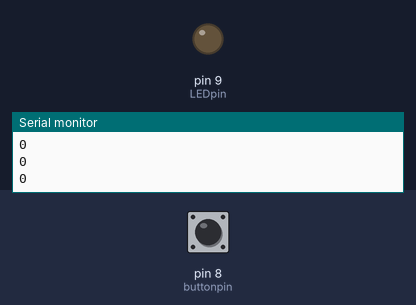
Bench run of a sketch on a simulated Arduino Uno, built with avr-gcc and run on an emulated ATmega328P. Parts: output pins drawn as LEDs (lit = HIGH), the last lines printed to the serial monitor. Inputs (shaded band) come from the test bench; at power-on: pin 8 (buttonpin) LOW.

Above: at 1.3 s.
1.4 s: pin 8 (buttonpin) pulled HIGH for 0.3 s
At 1.87 s:
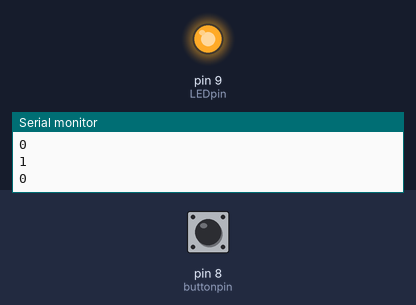
3.5 s: pin 8 (buttonpin) pulled HIGH for 3.2 s
At 7.5 s:
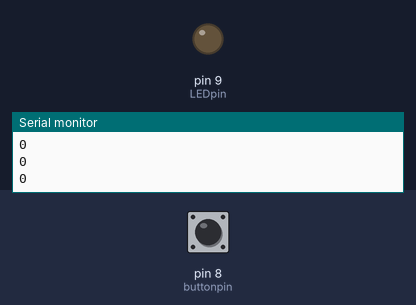
Timing chart, 0 to 9.0 s (numbered marks = the images above; inputs shaded):
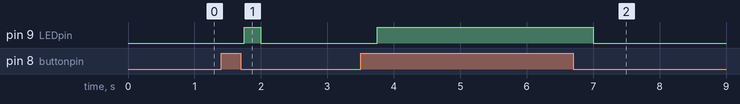

Measured:
- after the input at 1.4 s, pin 9 (LEDpin): LOW → HIGH after 0.35 s, → LOW 0.25 s later
- after the input at 3.5 s, pin 9 (LEDpin): LOW → HIGH after 0.25 s, → LOW 3.3 s later

The sketch:

pushbutton_ledblink.ino
```cpp
int LEDpin = 9;
int buttonpin = 8;
int buttonRead;
int dt = 250;

void setup() {
  Serial.begin(9600);
  pinMode(LEDpin, OUTPUT);
  pinMode(buttonpin, INPUT);
  // put your setup code here, to run once:

}

void loop() {
  buttonRead = digitalRead(buttonpin);
  Serial.println(buttonRead);
  delay(dt);
  if (buttonRead==1){
    digitalWrite(LEDpin, HIGH);
  }
  if (buttonRead==0){
    digitalWrite(LEDpin, LOW);
  }
  // put your main code here, to run repeatedly:

}
```
